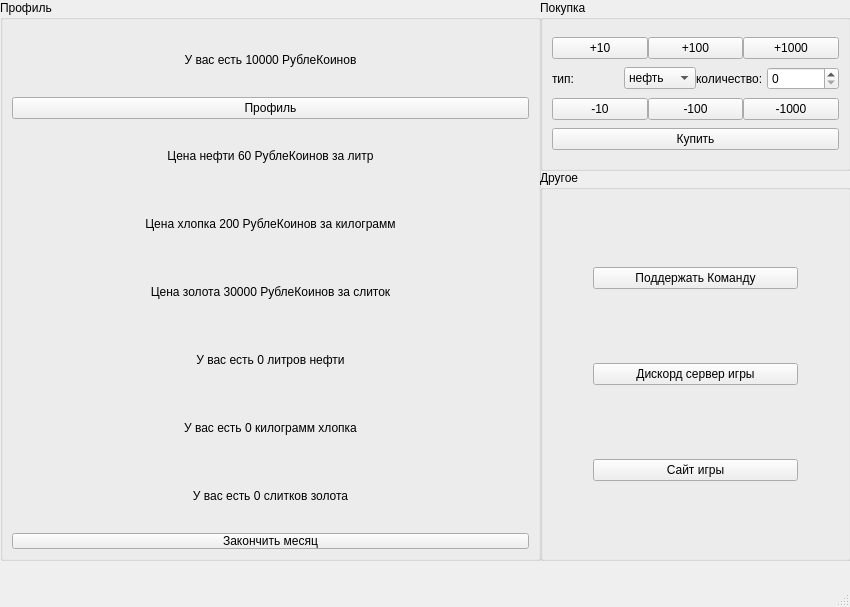
<?xml version="1.0" encoding="UTF-8"?>
<ui version="4.0">
 <class>MainWindow</class>
 <widget class="QMainWindow" name="MainWindow">
  <property name="geometry">
   <rect>
    <x>0</x>
    <y>0</y>
    <width>850</width>
    <height>607</height>
   </rect>
  </property>
  <property name="windowTitle">
   <string>MainWindow</string>
  </property>
  <widget class="QWidget" name="centralwidget">
   <widget class="QGroupBox" name="verticalGroupBox">
    <property name="geometry">
     <rect>
      <x>0</x>
      <y>0</y>
      <width>541</width>
      <height>561</height>
     </rect>
    </property>
    <property name="title">
     <string>Профиль</string>
    </property>
    <layout class="QVBoxLayout" name="verticalLayout">
     <item>
      <widget class="QLabel" name="label">
       <property name="text">
        <string>У вас есть 10000 РублеКоинов</string>
       </property>
       <property name="alignment">
        <set>Qt::AlignCenter</set>
       </property>
      </widget>
     </item>
     <item>
      <widget class="QPushButton" name="pushButton_11">
       <property name="text">
        <string>Профиль</string>
       </property>
       <property name="autoDefault">
        <bool>false</bool>
       </property>
       <property name="default">
        <bool>false</bool>
       </property>
       <property name="flat">
        <bool>false</bool>
       </property>
      </widget>
     </item>
     <item>
      <widget class="QLabel" name="label_2">
       <property name="text">
        <string>Цена нефти 60 РублеКоинов за литр</string>
       </property>
       <property name="alignment">
        <set>Qt::AlignCenter</set>
       </property>
      </widget>
     </item>
     <item>
      <widget class="QLabel" name="label_3">
       <property name="text">
        <string>Цена хлопка 200 РублеКоинов за килограмм</string>
       </property>
       <property name="alignment">
        <set>Qt::AlignCenter</set>
       </property>
      </widget>
     </item>
     <item>
      <widget class="QLabel" name="label_4">
       <property name="text">
        <string>Цена золота 30000 РублеКоинов за слиток</string>
       </property>
       <property name="alignment">
        <set>Qt::AlignCenter</set>
       </property>
      </widget>
     </item>
     <item>
      <widget class="QLabel" name="label_6">
       <property name="text">
        <string>У вас есть 0 литров нефти</string>
       </property>
       <property name="alignment">
        <set>Qt::AlignCenter</set>
       </property>
      </widget>
     </item>
     <item>
      <widget class="QLabel" name="label_7">
       <property name="text">
        <string>У вас есть 0 килограмм хлопка</string>
       </property>
       <property name="alignment">
        <set>Qt::AlignCenter</set>
       </property>
      </widget>
     </item>
     <item>
      <widget class="QLabel" name="label_8">
       <property name="text">
        <string>У вас есть 0 слитков золота</string>
       </property>
       <property name="alignment">
        <set>Qt::AlignCenter</set>
       </property>
      </widget>
     </item>
     <item>
      <widget class="QPushButton" name="end_month">
       <property name="enabled">
        <bool>true</bool>
       </property>
       <property name="layoutDirection">
        <enum>Qt::LeftToRight</enum>
       </property>
       <property name="styleSheet">
        <string notr="true">#end_month{
padding-left:0;
padding-right:0;
}</string>
       </property>
       <property name="text">
        <string>Закончить месяц</string>
       </property>
      </widget>
     </item>
    </layout>
   </widget>
   <widget class="QGroupBox" name="verticalGroupBox_2">
    <property name="geometry">
     <rect>
      <x>540</x>
      <y>0</y>
      <width>311</width>
      <height>171</height>
     </rect>
    </property>
    <property name="title">
     <string>Покупка</string>
    </property>
    <layout class="QVBoxLayout" name="verticalLayout_3">
     <property name="spacing">
      <number>0</number>
     </property>
     <item>
      <layout class="QHBoxLayout" name="horizontalLayout_2">
       <item>
        <widget class="QPushButton" name="pushButton_3">
         <property name="text">
          <string>+10</string>
         </property>
        </widget>
       </item>
       <item>
        <widget class="QPushButton" name="pushButton">
         <property name="text">
          <string>+100</string>
         </property>
        </widget>
       </item>
       <item>
        <widget class="QPushButton" name="pushButton_2">
         <property name="text">
          <string>+1000</string>
         </property>
        </widget>
       </item>
      </layout>
     </item>
     <item>
      <layout class="QHBoxLayout" name="horizontalLayout_3">
       <item>
        <widget class="QLabel" name="b">
         <property name="text">
          <string>тип:</string>
         </property>
        </widget>
       </item>
       <item>
        <widget class="QComboBox" name="a">
         <property name="editable">
          <bool>false</bool>
         </property>
         <property name="currentText">
          <string>нефть</string>
         </property>
         <property name="maxVisibleItems">
          <number>0</number>
         </property>
         <item>
          <property name="text">
           <string>нефть</string>
          </property>
         </item>
         <item>
          <property name="text">
           <string>хлопок</string>
          </property>
         </item>
         <item>
          <property name="text">
           <string>золото</string>
          </property>
         </item>
        </widget>
       </item>
       <item>
        <widget class="QLabel" name="label_5">
         <property name="text">
          <string>количество:</string>
         </property>
        </widget>
       </item>
       <item>
        <widget class="QSpinBox" name="c"/>
       </item>
      </layout>
     </item>
     <item>
      <layout class="QHBoxLayout" name="horizontalLayout_4">
       <item>
        <widget class="QPushButton" name="pushButton_5">
         <property name="text">
          <string>-10</string>
         </property>
        </widget>
       </item>
       <item>
        <widget class="QPushButton" name="pushButton_4">
         <property name="text">
          <string>-100</string>
         </property>
        </widget>
       </item>
       <item>
        <widget class="QPushButton" name="pushButton_6">
         <property name="text">
          <string>-1000</string>
         </property>
        </widget>
       </item>
      </layout>
     </item>
     <item>
      <widget class="QPushButton" name="pushButton_7">
       <property name="text">
        <string>Купить</string>
       </property>
      </widget>
     </item>
    </layout>
   </widget>
   <widget class="QGroupBox" name="verticalGroupBox">
    <property name="geometry">
     <rect>
      <x>540</x>
      <y>170</y>
      <width>311</width>
      <height>391</height>
     </rect>
    </property>
    <property name="title">
     <string>Другое</string>
    </property>
    <layout class="QVBoxLayout" name="verticalLayout_2">
     <property name="leftMargin">
      <number>50</number>
     </property>
     <property name="rightMargin">
      <number>50</number>
     </property>
     <item>
      <widget class="QPushButton" name="pushButton_8">
       <property name="text">
        <string>Поддержать Команду</string>
       </property>
      </widget>
     </item>
     <item>
      <widget class="QPushButton" name="pushButton_9">
       <property name="text">
        <string>Дискорд сервер игры</string>
       </property>
      </widget>
     </item>
     <item>
      <widget class="QPushButton" name="pushButton_10">
       <property name="text">
        <string>Сайт игры</string>
       </property>
      </widget>
     </item>
    </layout>
   </widget>
  </widget>
  <widget class="QMenuBar" name="menubar">
   <property name="geometry">
    <rect>
     <x>0</x>
     <y>0</y>
     <width>850</width>
     <height>22</height>
    </rect>
   </property>
  </widget>
  <widget class="QStatusBar" name="statusbar"/>
 </widget>
 <resources/>
 <connections/>
</ui>
